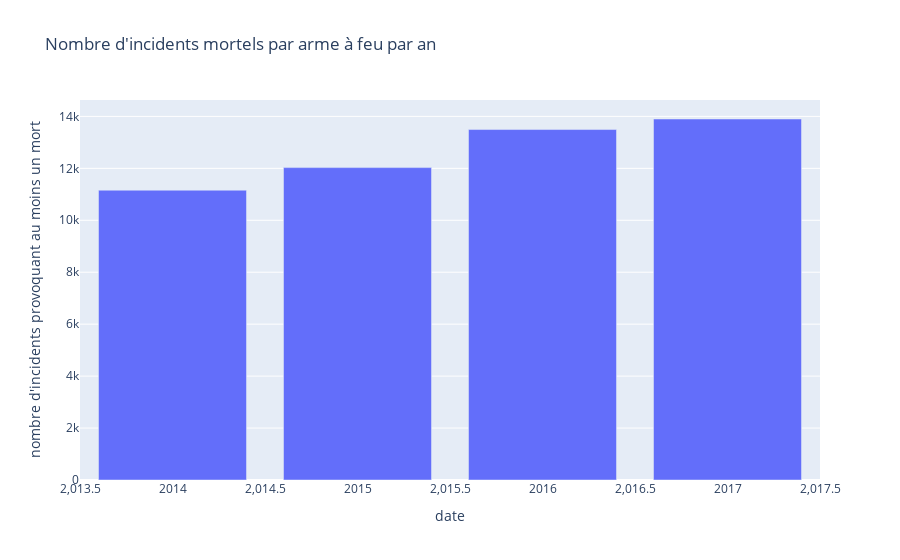

Notebook code cell kept with this figure:
### Code cell
filtered_death=updated_base[updated_base['n_killed']>=1]
filtered_death

fig2 = px.bar(filtered_death[filtered_death['date'].dt.year.isin([2014,2015,2016,2017])], x=pd.unique(filtered_death[filtered_death['date'].dt.year.isin([2014,2015,2016,2017])]['date'].dt.year), y=filtered_death[filtered_death['date'].dt.year.isin([2014,2015,2016,2017])].groupby(filtered_death['date'].dt.year).count()['incident_id'],
              labels={"x":"date", "y":"nombre d'incidents provoquant au moins un mort"},
              title="Nombre d'incidents mortels par arme à feu par an")


fig2.show()

### Figure 1 — Plotly figure (JSON) as saved in the notebook; plotly's stock layout.template omitted (floating-point values rounded to 4 significant figures)
{"data": [{"alignmentgroup": "True", "hovertemplate": "date=%{x}<br>nombre d'incidents provoquant au moins un mort=%{y}<extra></extra>", "legendgroup": "", "marker": {"color": "#636efa", "pattern": {"shape": ""}}, "name": "", "offsetgroup": "", "orientation": "v", "showlegend": false, "textposition": "auto", "type": "bar", "x": [2014, 2015, 2016, 2017], "xaxis": "x", "y": [11159, 12028, 13494, 13900], "yaxis": "y"}], "layout": {"barmode": "relative", "legend": {"tracegroupgap": 0}, "title": {"text": "Nombre d'incidents mortels par arme à feu par an"}, "xaxis": {"anchor": "y", "domain": [0, 1], "title": {"text": "date"}}, "yaxis": {"anchor": "x", "domain": [0, 1], "title": {"text": "nombre d'incidents provoquant au moins un mort"}}}}
